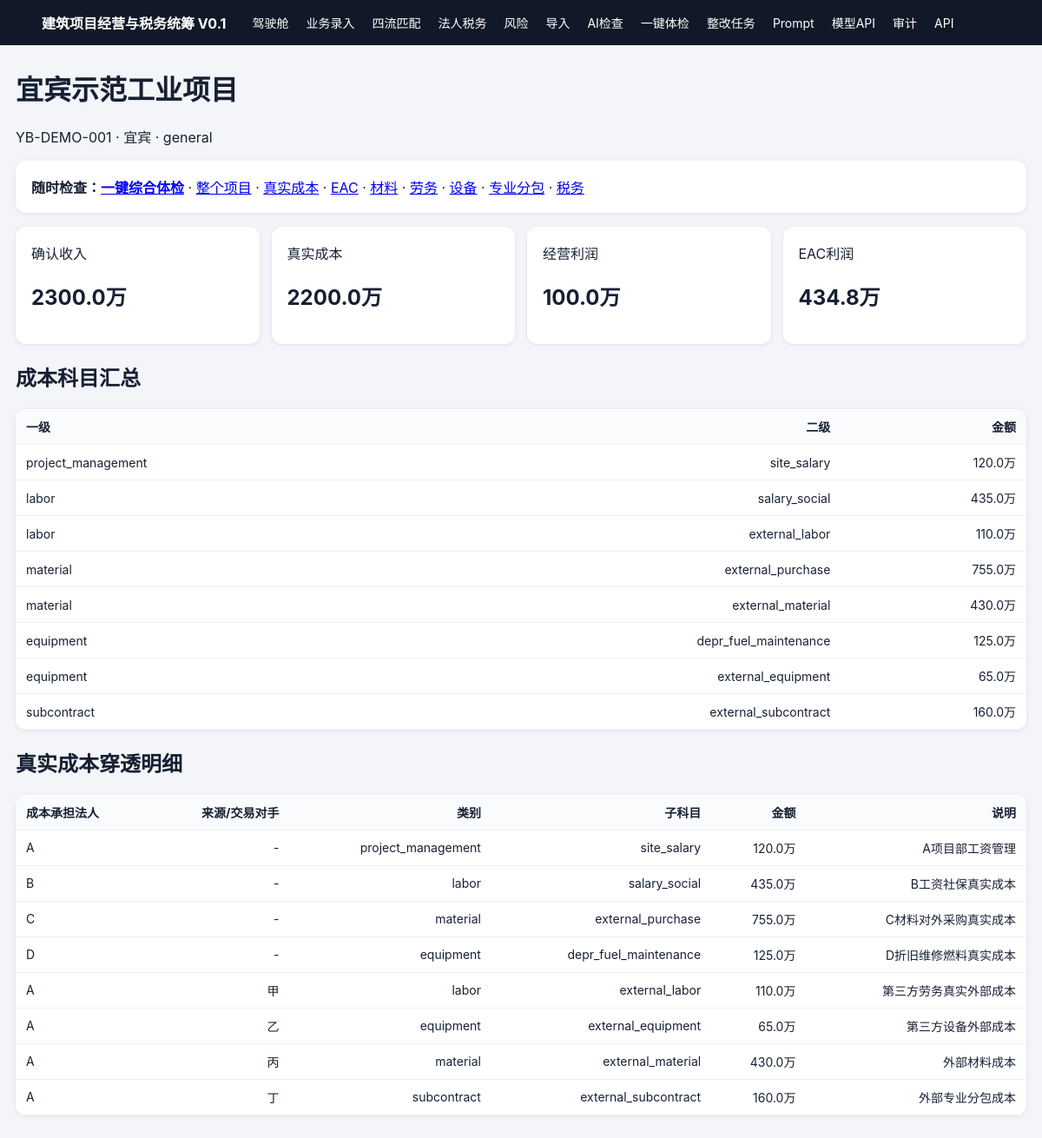
The app's page /project/1 with its own data.
### app/models.py (models this page shows)
class Project(Base):
    __tablename__="projects"
    id:Mapped[int]=mapped_column(primary_key=True)
    code:Mapped[str]=mapped_column(String(30),unique=True,index=True)
    name:Mapped[str]=mapped_column(String(120))
    city:Mapped[str]=mapped_column(String(40))
    contract_total:Mapped[float]=mapped_column(Float)
    tax_method:Mapped[str]=mapped_column(String(20),default="general")

class RealCost(Base):
    __tablename__="real_costs"
    id:Mapped[int]=mapped_column(primary_key=True)
    project_id:Mapped[int]=mapped_column(ForeignKey("projects.id"),index=True)
    entity_code:Mapped[str]=mapped_column(String(8),index=True)  # 成本承担法人 A/B/C/D
    counterparty_code:Mapped[str]=mapped_column(String(8),default="",index=True)  # 成本来源/外部交易对手
    category:Mapped[str]=mapped_column(String(30),index=True)
    subcategory:Mapped[str]=mapped_column(String(50),default="",index=True)
    period:Mapped[str]=mapped_column(String(7),default="",index=True)
    amount:Mapped[float]=mapped_column(Float)
    external_cash:Mapped[bool]=mapped_column(Boolean)
    note:Mapped[str]=mapped_column(String(200),default="")

### app/main.py (the view)
@app.get("/project/{pid}",response_class=HTMLResponse)
def project(r:Request,pid:int):
    db=SessionLocal(); s=project_summary(db,pid)
    costs=db.execute(select(RealCost).where(RealCost.project_id==pid)).scalars().all()
    tree=cost_tree_summary(db,pid); db.close()
    return t.TemplateResponse(r, "project.html", {"s":s, "costs":costs, "tree":tree})

### app/templates/project.html
{% extends 'base.html' %}{% block body %}
<h1>{{s.project.name}}</h1><p>{{s.project.code}} · {{s.project.city}} · {{s.project.tax_method}}</p>
<div class="panel"><b>随时检查：</b><a href="/health-check?project_id={{s.project.id}}"><b>一键综合体检</b></a> ·
<a href="/ai-review?project_id={{s.project.id}}&scope=whole_project">整个项目</a> ·
<a href="/ai-review?project_id={{s.project.id}}&scope=cost">真实成本</a> ·
<a href="/ai-review?project_id={{s.project.id}}&scope=eac">EAC</a> ·
<a href="/ai-review?project_id={{s.project.id}}&scope=material">材料</a> ·
<a href="/ai-review?project_id={{s.project.id}}&scope=labor">劳务</a> ·
<a href="/ai-review?project_id={{s.project.id}}&scope=equipment">设备</a> ·
<a href="/ai-review?project_id={{s.project.id}}&scope=subcontract">专业分包</a> ·
<a href="/ai-review?project_id={{s.project.id}}&scope=tax">税务</a>
</div>
<div class="cards"><div class="card">确认收入<h2>{{'%.1f'|format(s.revenue/10000)}}万</h2></div><div class="card">真实成本<h2>{{'%.1f'|format(s.real_cost/10000)}}万</h2></div><div class="card">经营利润<h2>{{'%.1f'|format(s.profit/10000)}}万</h2></div><div class="card">EAC利润<h2>{{'%.1f'|format(s.eac_profit/10000)}}万</h2></div></div>
<h2>成本科目汇总</h2><table><tr><th>一级</th><th>二级</th><th>金额</th></tr>{% for cat,subs in tree.items() %}{% for sub,amt in subs.items() %}<tr><td>{{cat}}</td><td>{{sub}}</td><td>{{'%.1f'|format(amt/10000)}}万</td></tr>{% endfor %}{% endfor %}</table>
<h2>真实成本穿透明细</h2><table><tr><th>成本承担法人</th><th>来源/交易对手</th><th>类别</th><th>子科目</th><th>金额</th><th>说明</th></tr>{% for c in costs %}<tr><td>{{c.entity_code}}</td><td>{{c.counterparty_code or "-"}}</td><td>{{c.category}}</td><td>{{c.subcategory}}</td><td>{{'%.1f'|format(c.amount/10000)}}万</td><td>{{c.note}}</td></tr>{% endfor %}</table>
{% endblock %}

### app/templates/base.html (style rules this page uses)
body { font-family:-apple-system,BlinkMacSystemFont,"PingFang SC",sans-serif;margin:0;background:#f3f5f8;color:#172033 }
.cards { display:grid;grid-template-columns:repeat(4,1fr);gap:14px }
.card,table,.panel,form { background:white;border-radius:12px;box-shadow:0 1px 5px #dde1e8 }
.card { padding:18px }
.panel,form { padding:18px;margin:16px 0 }
table { width:100%;border-collapse:collapse;margin:16px 0;overflow:hidden }
th,td { padding:10px 12px;border-bottom:1px solid #edf0f4;text-align:right;font-size:14px }
th:first-child,td:first-child { text-align:left }
th { background:#fafbfc }

### records on screen
Project: project.name "宜宾示范工业项目", project.code "YB-DEMO-001", project.city "宜宾", project.tax_method "general"
RealCost: category "project_management", subcategory "site_salary", amt "120.0", entity_code "A", counterparty_code "-", c.amount/10000 "120.0", note "A项目部工资管理"
RealCost: category "labor", subcategory "salary_social", amt "435.0", entity_code "B", counterparty_code "-", c.amount/10000 "435.0", note "B工资社保真实成本"
RealCost: subcategory "external_labor", amt "110.0", entity_code "A", counterparty_code "甲", category "labor", c.amount/10000 "110.0", note "第三方劳务真实外部成本"
RealCost: category "material", subcategory "external_purchase", amt "755.0", entity_code "C", counterparty_code "-", c.amount/10000 "755.0", note "C材料对外采购真实成本"
RealCost: subcategory "external_material", amt "430.0", entity_code "A", counterparty_code "丙", category "material", c.amount/10000 "430.0", note "外部材料成本"
RealCost: category "equipment", subcategory "depr_fuel_maintenance", amt "125.0", entity_code "D", counterparty_code "-", c.amount/10000 "125.0", note "D折旧维修燃料真实成本"
RealCost: subcategory "external_equipment", amt "65.0", entity_code "A", counterparty_code "乙", category "equipment", c.amount/10000 "65.0", note "第三方设备外部成本"
RealCost: category "subcontract", subcategory "external_subcontract", amt "160.0", entity_code "A", counterparty_code "丁", c.amount/10000 "160.0", note "外部专业分包成本"

### other values on screen
{{ '%.1f'|format(s.revenue/10000) }} "2300.0"
{{ '%.1f'|format(s.real_cost/10000) }} "2200.0"
{{ '%.1f'|format(s.profit/10000) }} "100.0"
{{ '%.1f'|format(s.eac_profit/10000) }} "434.8"
